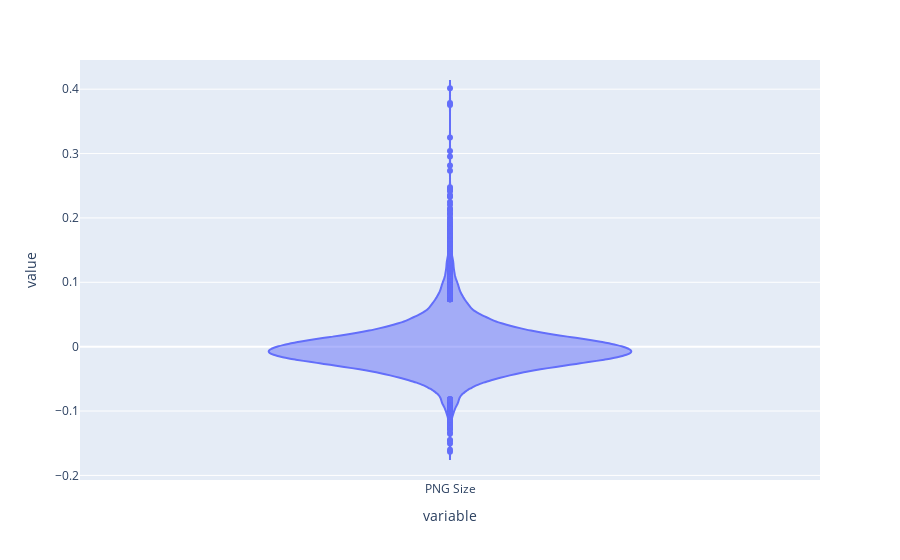

The cell this chart's notebook holds for it:
### Code cell
error_distrib = ((pred - y_test)/y_test)
px.violin(error_distrib)

### Figure 1 — Plotly figure (JSON) as saved in the notebook; plotly's stock layout.template omitted (floating-point values rounded to 4 significant figures; data arrays with more than 128 entries replaced by an {"elided": "..."} marker saying what was removed)
{"data": [{"alignmentgroup": "True", "box": {"visible": false}, "hovertemplate": "variable=%{x}<br>value=%{y}<extra></extra>", "legendgroup": "", "marker": {"color": "#636efa"}, "name": "", "offsetgroup": "", "orientation": "v", "scalegroup": "True", "showlegend": false, "type": "violin", "x": {"elided": "10000 str values"}, "x0": " ", "xaxis": "x", "y": {"elided": "10000 float values"}, "y0": " ", "yaxis": "y"}], "layout": {"legend": {"tracegroupgap": 0}, "margin": {"t": 60}, "violinmode": "group", "xaxis": {"anchor": "y", "domain": [0, 1], "title": {"text": "variable"}}, "yaxis": {"anchor": "x", "domain": [0, 1], "title": {"text": "value"}}}}
